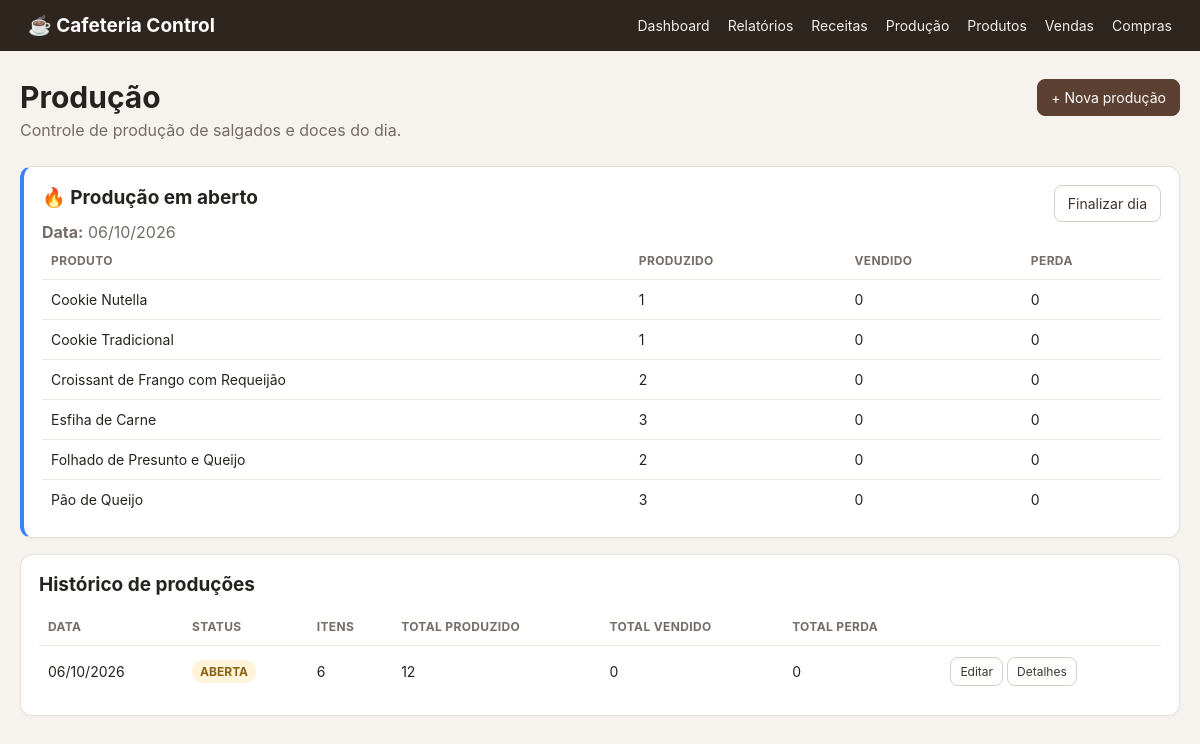
Page /producao/ on the committed database.
### app/models/production.py (models this page shows)
class Production(db.Model):
    __tablename__ = "productions"
    id = db.Column(db.Integer, primary_key=True)
    production_date = db.Column(db.Date, nullable=False, default=datetime.utcnow)
    status = db.Column(db.String(20), nullable=False, default="ABERTA")  # ABERTA, FINALIZADA
    notes = db.Column(db.String(255), nullable=True)
    created_at = db.Column(db.DateTime, nullable=False, default=datetime.utcnow)
    finalized_at = db.Column(db.DateTime, nullable=True)
    items = db.relationship("ProductionItem", back_populates="production", cascade="all, delete-orphan")

class ProductionItem(db.Model):
    __tablename__ = "production_items"
    id = db.Column(db.Integer, primary_key=True)
    production_id = db.Column(db.Integer, db.ForeignKey("productions.id"), nullable=False)
    product_id = db.Column(db.Integer, db.ForeignKey("products.id"), nullable=False)
    quantity_produced = db.Column(db.Numeric(10, 3), nullable=False)
    quantity_sold = db.Column(db.Numeric(10, 3), nullable=False, default=Decimal("0"))
    quantity_lost = db.Column(db.Numeric(10, 3), nullable=False, default=Decimal("0"))
    production = db.relationship("Production", back_populates="items")
    product = db.relationship("Product")

### app/models/product.py (models this page shows, shortened)
class Product(db.Model):
    __tablename__ = "products"
    id = db.Column(db.Integer, primary_key=True)
    category_id = db.Column(db.Integer, db.ForeignKey("categories.id"), nullable=False)
    name = db.Column(db.String(150), nullable=False, unique=True)
    cost = db.Column(db.Numeric(10, 2), nullable=False, default=Decimal("0.00"))
    sale_price = db.Column(db.Numeric(10, 2), nullable=False, default=Decimal("0.00"))
    stock_quantity = db.Column(db.Numeric(10, 3), nullable=False, default=Decimal("0"))
    min_stock = db.Column(db.Numeric(10, 3), nullable=False, default=Decimal("0"))
    active = db.Column(db.Boolean, nullable=False, default=True)
    created_at = db.Column(db.DateTime, nullable=False, default=datetime.utcnow)
    updated_at = db.Column(db.DateTime, nullable=False, default=datetime.utcnow, onupdate=datetime.utcnow)
    category = db.relationship("Category", back_populates="products")
    sale_items = db.relationship("SaleItem", back_populates="product")
    purchase_items = db.relationship("PurchaseItem", back_populates="product")
    stock_movements = db.relationship("StockMovement", back_populates="product")

### app/routes/production.py (the view)
@production_bp.get("/")
def index():
    productions = Production.query.order_by(Production.production_date.desc()).limit(30).all()
    open_production = get_open_production()
    return render_template("production/index.html", productions=productions, open_production=open_production)

### app/services/production_service.py (called while the page is built)
def get_open_production():
    return Production.query.filter_by(status="ABERTA").order_by(Production.production_date.desc()).first()

### app/templates/production/index.html (shortened to what this page needs)
{% extends "base.html" %}
{% block content %}
<div class="page-header">
    <div>
        <h1>Produção</h1>
        <p>Controle de produção de salgados e doces do dia.</p>
    </div>
    <div class="actions">
        <a class="btn primary" href="{{ url_for('production.new') }}">+ Nova produção</a>
    </div>
</div>
{% if open_production %}
<section class="panel" style="border-left: 4px solid #3b82f6;">
    <div class="panel-header">
        <h2>🔥 Produção em aberto</h2>
        <a class="btn" href="{{ url_for('production.finalize', production_id=open_production.id) }}">Finalizar dia</a>
    </div>
    <p><strong>Data:</strong> {{ open_production.production_date.strftime('%d/%m/%Y') }}</p>
    <table>
        <thead>
            <tr>
                <th>Produto</th>
                <th>Produzido</th>
                <th>Vendido</th>
                <th>Perda</th>
            </tr>
        </thead>
        <tbody>
            {% for item in open_production.items %}
            <tr>
                <td>{{ item.product.name }}</td>
                <td>{{ item.quantity_produced|number_format }}</td>
                <td>{{ item.quantity_sold|number_format }}</td>
                <td>{{ item.quantity_lost|number_format }}</td>
            </tr>
            {% endfor %}
        </tbody>
    </table>
</section>
{% endif %}
<section class="panel">
    <div class="panel-header"><h2>Histórico de produções</h2></div>
    <table>
        <thead>
            <tr>
                <th>Data</th>
                <th>Status</th>
                <th>Itens</th>
                <th>Total produzido</th>
                <th>Total vendido</th>
                <th>Total perda</th>
                <th></th>
            </tr>
        </thead>
        <tbody>
            {% for production in productions %}
            <tr>
                <td>{{ production.production_date.strftime('%d/%m/%Y') }}</td>
                <td>
                    <span class="badge {% if production.status == 'ABERTA' %}warning{% else %}success{% endif %}">
                        {{ production.status }}
                    </span>
                </td>
                <td>{{ production.items|length }}</td>
                <td>{{ production.items|sum(attribute='quantity_produced')|number_format }}</td>
                <td>{{ production.items|sum(attribute='quantity_sold')|number_format }}</td>
                <td>{{ production.items|sum(attribute='quantity_lost')|number_format }}</td>
                <td>
                    {% if production.status == 'ABERTA' %}
                    <a class="btn small" href="{{ url_for('production.edit', production_id=production.id) }}">Editar</a>
                    {% endif %}
                    <a class="btn small" href="{{ url_for('production.detail', production_id=production.id) }}">Detalhes</a>
                </td>
            </tr>
            {% else %}
            <tr><td colspan="7" class="muted">Nenhuma produção registrada.</td></tr>
            {% endfor %}
        </tbody>
    </table>
</section>
{% endblock %}

### app/static/css/style.css (style rules this page uses)
:root { font-family: -apple-system, BlinkMacSystemFont, "Segoe UI", sans-serif; color: #26221f; background: #f6f3ef; }
* { box-sizing: border-box; }
body { margin: 0; }
a { color: #5c4031; text-decoration: none; }
.page-header { display:flex; justify-content:space-between; align-items:flex-start; gap:20px; margin-bottom:26px; }
h1 { margin:0 0 5px; font-size:30px; }
h2 { font-size:19px; margin: 24px 0 12px; }
p { margin:0; color:#746c66; }
.actions, .form-actions { display:flex; gap:10px; align-items:center; flex-wrap:wrap; }
.btn { display:inline-flex; align-items:center; justify-content:center; border:1px solid #d7cec7; background:#fff; color:#3f342d; border-radius:8px; padding:9px 13px; font-size:14px; cursor:pointer; }
.btn.primary { background:#5c4031; border-color:#5c4031; color:#fff; }
.btn.small { padding:6px 9px; font-size:12px; }
.panel { background:#fff; border:1px solid #e6dfd9; border-radius:12px; padding:18px; margin-bottom:16px; box-shadow:0 1px 2px rgba(0,0,0,.03); }
.panel-header { display:flex; align-items:center; justify-content:space-between; gap:10px; flex-wrap:wrap; }
.panel-header h2 { margin:0 0 12px; }
table { width:100%; border-collapse:collapse; }
th, td { text-align:left; padding:11px 9px; border-bottom:1px solid #eee8e3; font-size:14px; vertical-align:middle; }
th { color:#756d67; font-size:12px; text-transform:uppercase; letter-spacing:.03em; }
tr:last-child td { border-bottom:0; }
.badge { display:inline-block; border-radius:999px; padding:4px 8px; font-size:12px; font-weight:700; }
.badge.warning { background:#fff3d9; color:#8a6414; }

### rows in the picture
Production: production_date "06/10/2026", status "ABERTA", items|length "6", items|sum "12", items|sum "0"
ProductionItem: product.name "Cookie Nutella", quantity_produced|number_format "1", quantity_sold|number_format "0", quantity_lost|number_format "0"
ProductionItem: product.name "Cookie Tradicional", quantity_produced|number_format "1", quantity_sold|number_format "0", quantity_lost|number_format "0"
ProductionItem: product.name "Croissant de Frango com Requeijão", quantity_produced|number_format "2", quantity_sold|number_format "0", quantity_lost|number_format "0"
ProductionItem: product.name "Esfiha de Carne", quantity_produced|number_format "3", quantity_sold|number_format "0", quantity_lost|number_format "0"
ProductionItem: product.name "Folhado de Presunto e Queijo", quantity_produced|number_format "2", quantity_sold|number_format "0", quantity_lost|number_format "0"
ProductionItem: product.name "Pão de Queijo", quantity_produced|number_format "3", quantity_sold|number_format "0", quantity_lost|number_format "0"
